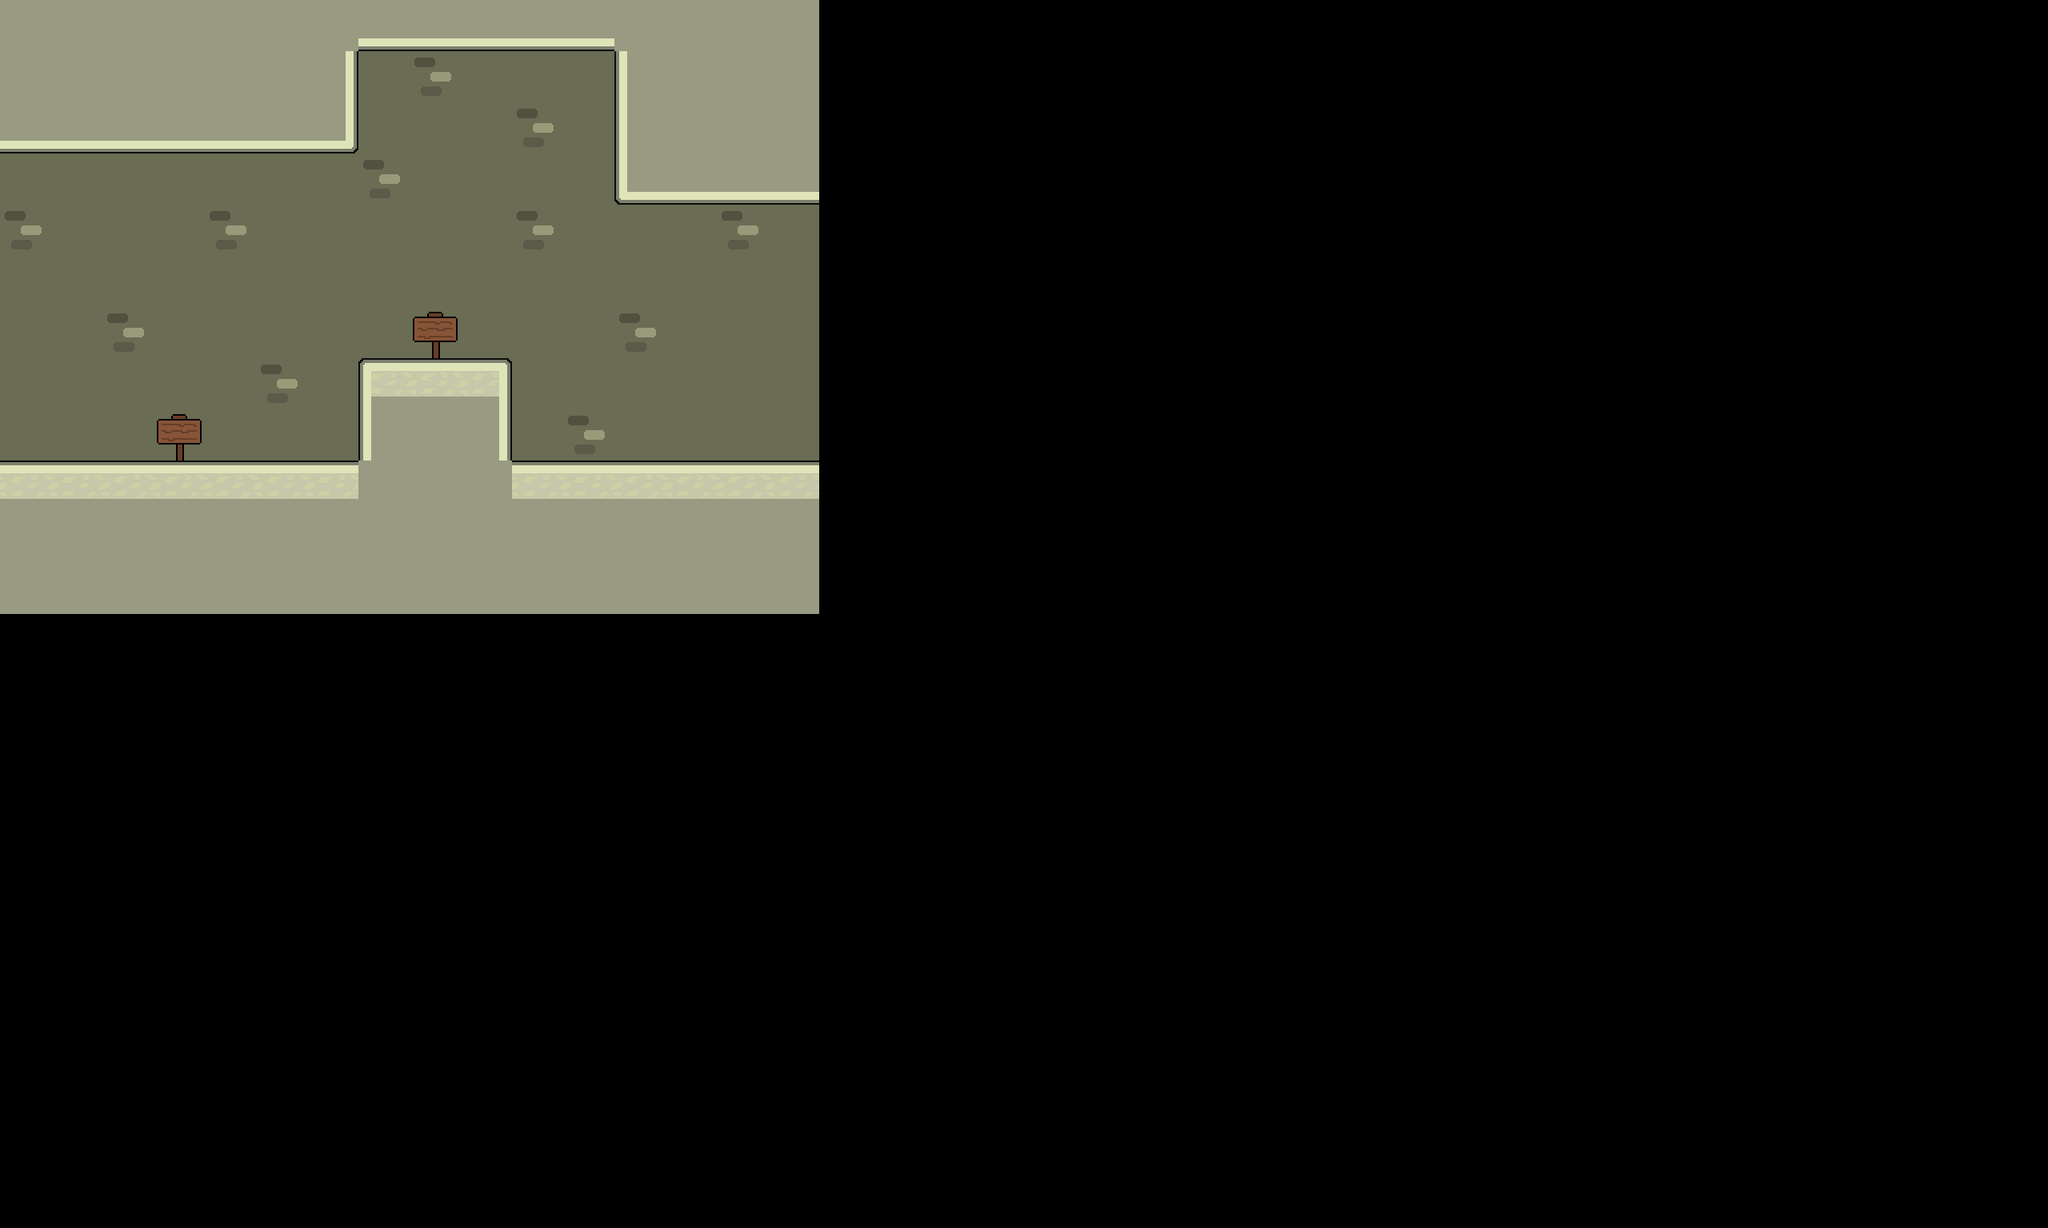

Rendered tile map (Tiled .tmx) drawn with the repository's tilesets; below, a short description and the map source with its tile grids summarised:
An orthogonal 40x24 tile map with 64x64 px tiles, 4 tile layers (Background, Secondary Background, Tertiary Background, Tiles), 3 tilesets and 18 objects (7x Floor, 4x Camera, 2x Player, 2x Door, 2x Sign, ...).

<map version="1.2" tiledversion="1.2.0" orientation="orthogonal" renderorder="right-down" width="40" height="24" tilewidth="64" tileheight="64" infinite="0" nextlayerid="15" nextobjectid="27">
 <tileset firstgid="1" source="First level tiles.tsx" />
 <tileset firstgid="17" source="L1 Acc.tsx" />
 <tileset firstgid="33" source="signpost tile.tsx" />
 <layer id="11" name="Background" width="40" height="24">
  <data>[960 cells, 192 non-empty, 1 distinct tile ids]</data>
 </layer>
 <layer id="12" name="Secondary Background" width="40" height="24">
  <data>[960 cells, 11 non-empty, 1 distinct tile ids]</data>
 </layer>
 <layer id="13" name="Tertiary Background" width="40" height="24">
  <data>[960 cells, 13 non-empty, 2 distinct tile ids]</data>
 </layer>
 <layer id="14" name="Tiles" width="40" height="24">
  <data>[960 cells, 96 non-empty, 9 distinct tile ids]</data>
 </layer>
 <objectgroup id="7" name="General">
  <object id="7" name="Floor" x="0" y="0" width="1024" height="64" />
  <object id="8" name="Floor" x="0" y="64" width="448" height="128" />
  <object id="10" name="Floor" x="768" y="64" width="256" height="192" />
  <object id="11" name="Floor" x="0" y="576" width="1024" height="192" />
  <object id="12" name="Floor" x="448" y="448" width="192" height="128" />
  <object id="13" name="Start" x="0" y="0" width="64" height="64">
   <properties>
    <property name="direction" value="none" />
   </properties>
  </object>
  <object id="14" name="Player" x="64" y="448" width="64" height="64">
   <properties>
    <property name="direction" value="right" />
   </properties>
  </object>
  <object id="15" name="Player" x="896" y="448" width="64" height="64">
   <properties>
    <property name="direction" value="left" />
   </properties>
  </object>
  <object id="16" name="Door" x="-0.00260417" y="431.997" width="15" height="144">
   <properties>
    <property name="direction" value="left" />
    <property name="open" value="0" />
    <property name="openKeys" value="4" />
    <property name="openTo" value="1" />
   </properties>
  </object>
  <object id="17" name="Floor" x="0" y="192" width="15" height="240">
   <properties>
    <property name="door" value="1" />
   </properties>
  </object>
  <object id="18" name="Floor" x="1009" y="255.996" width="15" height="176">
   <properties>
    <property name="door" value="1" />
   </properties>
  </object>
  <object id="24" name="Sign" x="192" y="512" width="64" height="64">
   <properties>
    <property name="text" value="Press z to jump over that obstacle. " />
   </properties>
  </object>
  <object id="25" name="Door" x="1009" y="432.001" width="15" height="144">
   <properties>
    <property name="direction" value="right" />
    <property name="open" value="0" />
    <property name="openKeys" value="1" />
    <property name="openTo" value="3" />
   </properties>
  </object>
  <object id="26" name="Sign" x="512" y="384" width="64" height="64">
   <properties>
    <property name="text" value="If you hold down the jump key you will    jump higher than if you release it fast." />
   </properties>
  </object>
 </objectgroup>
 <objectgroup id="9" name="Camera">
  <object id="19" name="Camera" x="0" y="-64" width="1024" height="64">
   <properties>
    <property name="direction" value="1" />
   </properties>
  </object>
  <object id="20" name="Camera" x="1024" y="0" width="64" height="768">
   <properties>
    <property name="direction" value="2" />
   </properties>
  </object>
  <object id="21" name="Camera" x="0" y="768" width="1024" height="64">
   <properties>
    <property name="direction" value="3" />
   </properties>
  </object>
  <object id="22" name="Camera" x="-64" y="0" width="64" height="768">
   <properties>
    <property name="direction" value="4" />
   </properties>
  </object>
 </objectgroup>
 <objectgroup id="10" name="Characters" />
</map>
